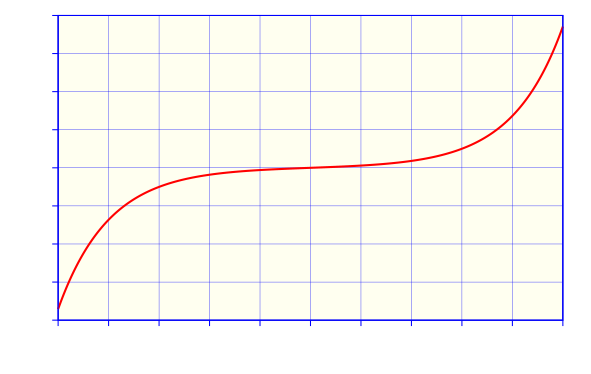

This figure's gnuplot source:
#!/gnuplot
#
#    
#    	G N U P L O T
#    	Version 5.2 patchlevel 7    last modified 2019-05-29 
#    
#    	Copyright (C) 1986-1993, 1998, 2004, 2007-2018
#    	Thomas Williams, Colin Kelley and many others
#    
#    	gnuplot home:     http://www.gnuplot.info
#    	faq, bugs, etc:   type "help FAQ"
#    	immediate help:   type "help"  (plot window: hit 'h')
# set terminal windows 0 color solid butt enhanced
# set output
unset clip points
set clip one
unset clip two
set bar 1.000000 front
set border front linecolor rgb "blue"  linewidth 3.000 dashtype solid
set zdata 
set ydata 
set xdata 
set y2data 
set x2data 
set boxwidth
set style fill  empty border
set style rectangle back fc  bgnd fillstyle   solid 1.00 border lt -1
set style circle radius graph 0.02, first 0.00000, 0.00000 
set style ellipse size graph 0.05, 0.03, first 0.00000 angle 0 units xy
set dummy x, y
set format x "% .0f" 
set format y "% .0f" 
set format x2 "% h" 
set format y2 "% h" 
set format z "% h" 
set format cb "% h" 
set format r "% h" 
set timefmt "%d/%m/%y,%H:%M"
set angles radians
set grid back nopolar xtics nomxtics ytics nomytics noztics nomztics
set grid nox2tics nomx2tics noy2tics nomy2tics nocbtics nomcbtics
set grid linecolor "blue" linetype 1 linewidth 1.00 
set raxis
set style parallel front  lt black linewidth 2.000 dashtype solid
set key title ""
set key inside right top vertical Right noreverse enhanced autotitle nobox
set key noinvert samplen 4 spacing 1 width 0 height 0 
set key maxcolumns 0 maxrows 0
set key opaque
unset key
unset label
unset arrow
set style increment default
unset style line
unset style arrow
set style histogram clustered gap 2 title textcolor lt -1
unset object
set style textbox transparent margins  1.0,  1.0 border
unset logscale
set offsets 0, 0, 0, 0
set pointsize 1
set pointintervalbox 1
set encoding default
unset polar
unset parametric
set decimalsign ','
set view 60, 30, 1, 1
set samples 800, 800
set isosamples 10, 10
set surface 
unset contour
set cntrlabel  format '%8.3g' font '' start 5 interval 20
set mapping cartesian
set datafile separator whitespace
unset hidden3d
set cntrparam order 4
set cntrparam linear
set cntrparam levels auto 5
set cntrparam points 5
set size ratio 0 1,1
set origin 0,0
set style data points
set style function lines
unset xzeroaxis
unset yzeroaxis
unset zzeroaxis
unset x2zeroaxis
unset y2zeroaxis
set ticslevel 0.5
set tics scale  1, 0.5, 1, 1, 1
set mxtics default
set mytics default
set mztics default
set mx2tics default
set my2tics default
set mcbtics default
set mrtics default
set xtics border out scale 1,0.5 nomirror norotate  autojustify
set xtics -5.0, 1.0, 5.0 norangelimit textcolor rgb "black" 
set ytics border out scale 1,0.5 nomirror norotate  autojustify
set ytics -80.0, 20.0, 80.0 norangelimit textcolor rgb "black" 
set ztics border out scale 1,0.5 nomirror norotate  autojustify
set ztics autofreq  norangelimit textcolor rgb "black" 
unset x2tics
unset y2tics
set cbtics border out scale 1,0.5 nomirror norotate  autojustify
set cbtics autofreq  norangelimit textcolor rgb "black" 
set rtics axis out scale 1,0.5 nomirror norotate  autojustify
set rtics autofreq  norangelimit textcolor rgb "black" 
set paxis 1 tics border out scale 1,0.5 nomirror norotate  autojustify
set paxis 1 tics autofreq  rangelimit textcolor rgb "black" 
set paxis 2 tics border out scale 1,0.5 nomirror norotate  autojustify
set paxis 2 tics autofreq  rangelimit textcolor rgb "black" 
set paxis 3 tics border out scale 1,0.5 nomirror norotate  autojustify
set paxis 3 tics autofreq  rangelimit textcolor rgb "black" 
set paxis 4 tics border out scale 1,0.5 nomirror norotate  autojustify
set paxis 4 tics autofreq  rangelimit textcolor rgb "black" 
set paxis 5 tics border out scale 1,0.5 nomirror norotate  autojustify
set paxis 5 tics autofreq  rangelimit textcolor rgb "black" 
set paxis 6 tics border out scale 1,0.5 nomirror norotate  autojustify
set paxis 6 tics autofreq  rangelimit textcolor rgb "black" 
set paxis 7 tics border out scale 1,0.5 nomirror norotate  autojustify
set paxis 7 tics autofreq  rangelimit textcolor rgb "black" 
set title "" 
set title  font "" norotate
set timestamp bottom 
set timestamp "" 
set timestamp  font "" norotate
set rrange [ * : * ] noreverse nowriteback
set trange [ * : * ] noreverse nowriteback
set urange [ * : * ] noreverse nowriteback
set vrange [ * : * ] noreverse nowriteback
set xlabel '$z$'
set xlabel  font "" textcolor lt -1 norotate
set x2label "" 
set x2label  font "" textcolor lt -1 norotate
set xrange [ -5.0 : 5.0] noreverse nowriteback
set x2range [ 0.00000 : 50.000 ] noreverse nowriteback
set ylabel '$\sinh z$' 
set ylabel  font "" textcolor lt -1 rotate by -270
set y2label "" 
set y2label  font "" textcolor lt -1 rotate by -270
set yrange [ -80.0 : 80.0 ] noreverse nowriteback
set y2range [ -400.0000 : 400.0000 ] noreverse nowriteback
set zlabel "" 
set zlabel  font "" textcolor lt -1 norotate
set zrange [ * : * ] noreverse nowriteback
set cblabel "" 
set cblabel  font "" textcolor lt -1 rotate by -270
set cbrange [ * : * ] noreverse nowriteback
set paxis 1 range [ * : * ] noreverse nowriteback
set paxis 2 range [ * : * ] noreverse nowriteback
set paxis 3 range [ * : * ] noreverse nowriteback
set paxis 4 range [ * : * ] noreverse nowriteback
set paxis 5 range [ * : * ] noreverse nowriteback
set paxis 6 range [ * : * ] noreverse nowriteback
set paxis 7 range [ * : * ] noreverse nowriteback
set zero 1e-008
set lmargin  -1
set bmargin  -1
set rmargin  -1
set tmargin  -1
set locale "Catalan_Spain.1252"
set pm3d explicit at s
set pm3d scansautomatic
set pm3d interpolate 1,1 flush begin noftriangles noborder corners2color mean
set palette positive nops_allcF maxcolors 0 gamma 1.5 color model RGB 
set palette rgbformulae 7, 5, 15
set colorbox default
set colorbox vertical origin screen 0.9, 0.2, 0 size screen 0.05, 0.6, 0 front bdefault
set style boxplot candles range  1.50 outliers pt 7 separation 1 labels auto unsorted
set loadpath 
set fontpath 
set psdir
set fit brief errorvariables nocovariancevariables errorscaling prescale nowrap v5
GNUTERM = "windows"
ARGC = 0
ARG0 = ""
set terminal cairolatex pdf size 15cm,9.5cm
set output "Ape-Trigonometria-sinh.tex"
set object rectangle from -5.0,-80.0 to 5.0,80.0 fillstyle solid fillcolor rgb "#FFFFF0" behind
plot sinh(x) linecolor rgb "red"  linewidth 6.000
#    EOF
